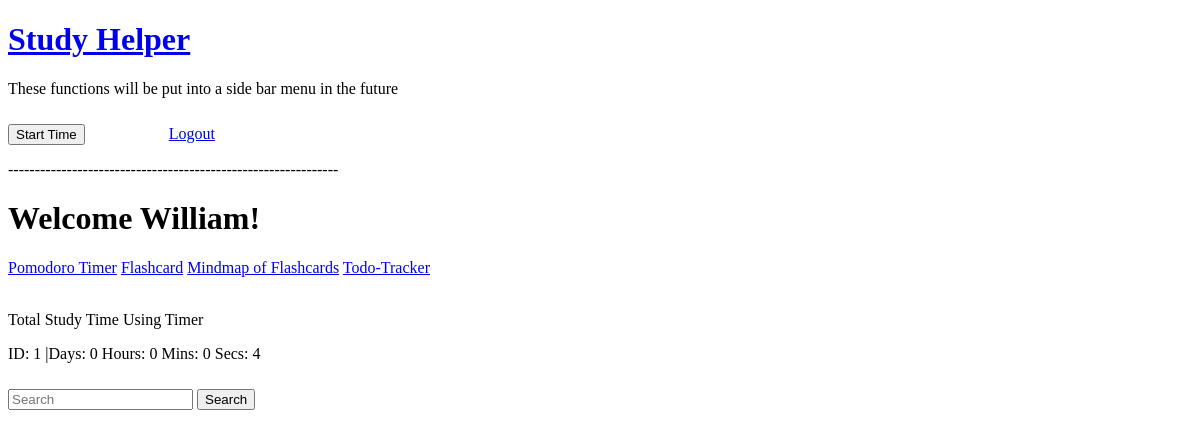
Page / (signed in) on the earlier database version.
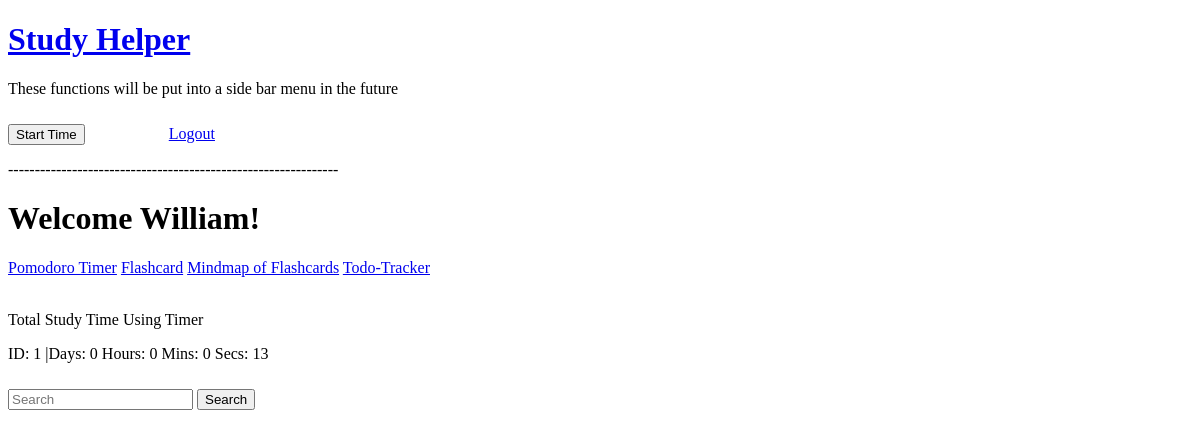
Same page on the later database version.
### myapp/models.py (models this page shows, shortened)
class User(UserMixin, db.Model):
    id = db.Column(db.Integer, primary_key=True)
    username = db.Column(db.String(64), unique=True, index=True)
    email = db.Column(db.String(128), unique=True)
    password  = db.Column(db.String(128))
    flashcard_set = db.relationship('Flashcardset', backref='author', lazy=True)
    tasks = db.relationship('Task', backref='author', lazy=True)
    notes = db.relationship('Note', backref='author', lazy=True)
    study_time = db.relationship('HoursTracked', backref='author', lazy=True)

class HoursTracked(UserMixin, db.Model):
    id = db.Column(db.Integer, primary_key=True)
    time = db.Column(db.Integer)
    author_id = db.Column(db.Integer, db.ForeignKey('user.id'))
    def __repr__(self):
        time = round(self.time/1000)
        day = time // (24 * 3600)
        time = time % (24 * 3600)
        hour = time // 3600
        time %= 3600
        mins = time // 60
        time %= 60
        secs = time
        return f'ID: {self.id} |Days: {day} Hours: {hour} Mins: {mins} Secs: {secs}'

### myapp/routes.py (the view)
@myapp_obj.route("/")
def home():
    if current_user.is_authenticated:
        name = User.query.get(current_user.get_id()).username
        hours_tracked = HoursTracked.query.get(current_user.get_id())
        return render_template("user/user_home.html", name = name, hours_tracked = hours_tracked)
    return render_template("home.html")

### myapp/models.py (called while the page is built)
@login.user_loader
def load_user(id):
    return User.query.get(int(id))

### myapp/templates/user/user_home.html
{% extends "user/user_menu.html" %}
{% block content %}
    <h1>Welcome {{ name }}!</h1>
    <a href="/pomodoro-timer">Pomodoro Timer</a>
    <a href="/flashcard">Flashcard</a>
    <a href="/mindmap">Mindmap of Flashcards</a>
    <a href="/todo-tracker">Todo-Tracker</a>
    <p><br>Total Study Time Using Timer</p>
    <p>{{ hours_tracked }}</p>
{% endblock %}

### myapp/templates/user/user_menu.html (shortened to what this page needs)
{% extends "base.html" %}
{% block menu %}
    <p>These functions will be put into a side bar menu in the future</p>
    <button id="start_timer" class="btn">Start Time</button>
    <a href="/logout">Logout</a>
    <p>--------------------------------------------------------------</p>
{% endblock %}

### myapp/templates/base.html (shortened to what this page needs)
<!DOCTYPE HTML>
<html>
    <head>
    <link rel="stylesheet" href="{{ url_for('static', filename='css/pomodoro.css') }}">
	<a href="/">
        <h1>Study Helper</h1>
    <a>
    </head>
    <body>
        {% if current_user.is_authenticated %}
            {% block menu %}
            {% endblock %}
        {% endif %}
	{% block content %}
	{% endblock %}
    <form class="form-inline my-2 my-lg-0" method="GET">
         <input class="form-control mr-sm-2"
         type="search" placeholder="Search" name="q">
         <button class="btn btn-outline-success my-2 my-sm-0"
         type="submit">Search</button>
    </form>
    </body>
</html>

### myapp/static/css/pomodoro.css (style rules this page uses)
body { margin: 20; padding: 10; }
.btn { margin-top: 10px; display : inline; }

Differences in the rows shown:
changed HoursTracked: time+id "ID: 1 |Days: 0 Hours: 0 Mins: 0 Secs: 4" → "ID: 1 |Days: 0 Hours: 0 Mins: 0 Secs: 13"
